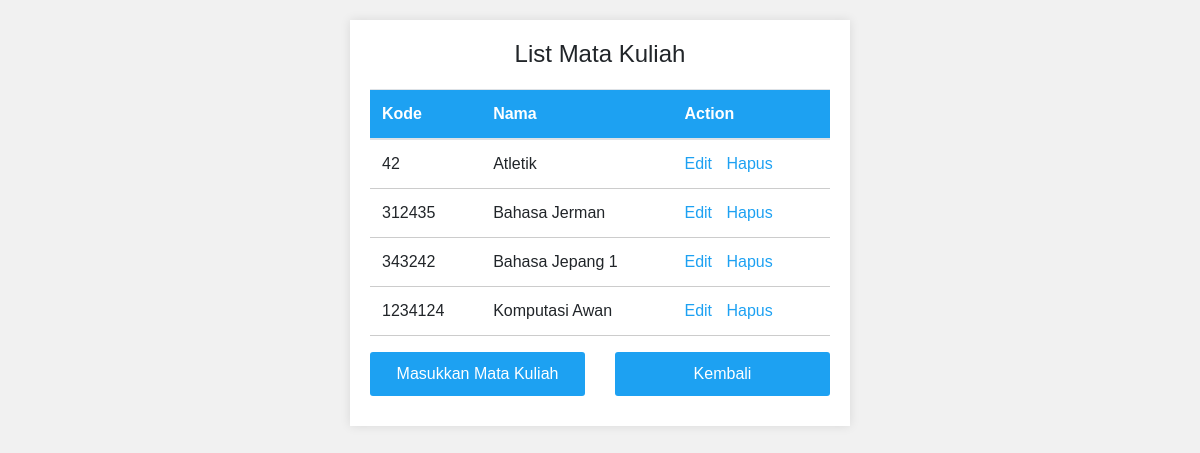
Page /list_courses.php (signed in) on the committed database.
### tables this page shows
CREATE TABLE `courses` (
  `id` int(11) NOT NULL,
  `kode` varchar(10) NOT NULL,
  `nama` varchar(50) NOT NULL
);

### list_courses.php (the view, shortened to what this page needs)
<?php
$servername = "localhost";
$username = "root";
$password = "";
$dbname = "university";
$conn = new mysqli($servername, $username, $password, $dbname);
$sql = "SELECT * FROM courses";
$result = $conn->query($sql);
?>
<!DOCTYPE html>
<html>
    <head>
        <link rel="stylesheet" href="https://stackpath.bootstrapcdn.com/bootstrap/4.5.0/css/bootstrap.min.css">
    </head>
    <body>
        <div class="container">
            <h2>List Mata Kuliah</h2>
            <table class="table">
                <thead>
                    <tr>
                        <th>Kode</th>
                        <th>Nama</th>
                        <th>Action</th>
                    </tr>
                </thead>
                <tbody>
                    <?php
                    if ($result->num_rows > 0) {
                        while ($row = $result->fetch_assoc()) {
                            echo "<tr>
                                    <td>" . $row['kode'] . "</td>
                                    <td>" . $row['nama'] . "</td>
                                    <td>
                                        <a href='edit_course.php?id=" . $row['id'] . "'>Edit</a>
                                        <a href='delete_course.php?id=" . $row['id'] . "' onclick='return confirmDelete();'>Hapus</a>
                                    </td>
                                </tr>";
                        }
                    } else {
                        echo "<tr><td colspan='3'>No courses found</td></tr>";
                    }
                    ?>
                </tbody>
            </table>
            <div class="row">
                <div class="col-md-6">
                    <a href="add_course.php" class="btn btn-primary">Masukkan Mata Kuliah</a>
                </div>
                <div class="col-md-6">
                    <a href="index.php" class="btn btn-link">Kembali</a>
                </div>
            </div>
        </div>
    </body>
</html>

### list_courses.php (style rules this page uses)
body { font-family: Arial, sans-serif; background-color: #f1f1f1; margin: 0; padding: 20px; }
.container { max-width: 500px; margin: 0 auto; background-color: #fff; padding: 20px; box-shadow: 0 0 10px rgba(0, 0, 0, 0.1); }
h2 { font-size: 24px; margin-bottom: 20px; text-align: center; }
table { width: 100%; border-collapse: collapse; margin-bottom: 20px; }
th, td { padding: 10px; border-bottom: 1px solid #ccc; }
th { background-color: #1da1f2; color: #fff; font-weight: bold; }
a { color: #1da1f2; text-decoration: none; margin-right: 10px; }
.btn { padding: 10px 20px; background-color: #1da1f2; color: #fff; border: none; border-radius: 3px; cursor: pointer; display: block; width: 100%; text-align: center; margin-bottom: 10px; }

### rows in the picture
courses: kode "42", nama "Atletik"
courses: kode "312435", nama "Bahasa Jerman"
courses: kode "343242", nama "Bahasa Jepang 1"
courses: kode "1234124", nama "Komputasi Awan"
